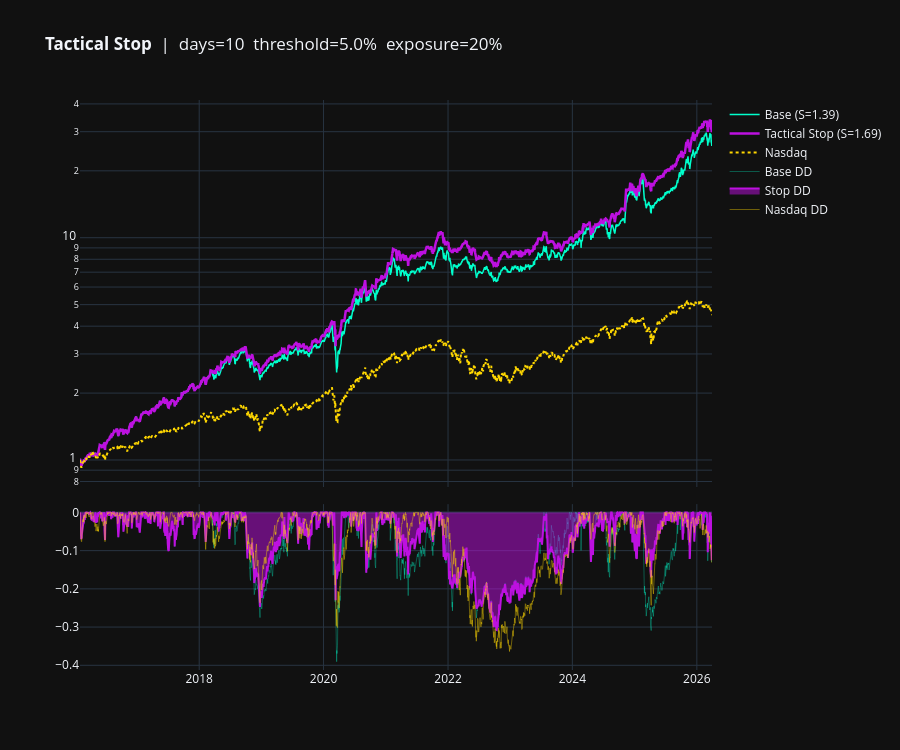

This figure's notebook cell:
### Code cell
# ── 7.1 Equity curve comparison ───────────────────────────────────────────
fig_s = make_subplots(rows=2, cols=1, shared_xaxes=True,
                      vertical_spacing=0.03, row_heights=[0.7, 0.3])

fig_s.add_trace(go.Scatter(x=cum_strat.index, y=cum_strat.values.flatten(),
    name=f"Base (S={s_orig:.2f})", line=dict(color='#00FFCC', width=1.5)), row=1, col=1)
fig_s.add_trace(go.Scatter(x=cum_stop.index, y=cum_stop.values.flatten(),
    name=f"Tactical Stop (S={s_stop:.2f})", line=dict(color='#BD10E0', width=2.5)), row=1, col=1)
fig_s.add_trace(go.Scatter(x=cum_ndq.index, y=cum_ndq.values.flatten(),
    name="Nasdaq", line=dict(color='#FFD700', dash='dot')), row=1, col=1)

fig_s.add_trace(go.Scatter(x=strat_dd.index, y=strat_dd.values.flatten(),
    name="Base DD", line=dict(color='#00FFCC', width=1), opacity=0.3), row=2, col=1)
fig_s.add_trace(go.Scatter(x=stop_dd.index, y=stop_dd.values.flatten(),
    fill='tozeroy', name="Stop DD", line=dict(color='#BD10E0')), row=2, col=1)
fig_s.add_trace(go.Scatter(x=ndq_dd.index, y=ndq_dd.values.flatten(),
    name="Nasdaq DD", line=dict(color='#FFD700', width=1), opacity=0.4), row=2, col=1)

fig_s.update_yaxes(type="log", row=1, col=1)
fig_s.update_layout(height=750, template="plotly_dark", hovermode="x unified",
    title=f"<b>Tactical Stop</b>  |  days={STOP_DAYS}  threshold={THRESHOLD:.1%}  "
          f"exposure={REDUCED_EXPOSURE:.0%}")
fig_s.show()

### Figure 1 — Plotly figure (JSON) as saved in the notebook; plotly's stock layout.template omitted (floating-point values rounded to 4 significant figures; data arrays with more than 128 entries replaced by an {"elided": "..."} marker saying what was removed)
{"data": [{"line": {"color": "#00FFCC", "width": 1.5}, "name": "Base (S=1.39)", "type": "scatter", "x": {"elided": "2556 str values"}, "xaxis": "x", "y": {"elided": "2556 float values"}, "yaxis": "y"}, {"line": {"color": "#BD10E0", "width": 2.5}, "name": "Tactical Stop (S=1.69)", "type": "scatter", "x": {"elided": "2556 str values"}, "xaxis": "x", "y": {"elided": "2556 float values"}, "yaxis": "y"}, {"line": {"color": "#FFD700", "dash": "dot"}, "name": "Nasdaq", "type": "scatter", "x": {"elided": "2556 str values"}, "xaxis": "x", "y": {"elided": "2556 float values"}, "yaxis": "y"}, {"line": {"color": "#00FFCC", "width": 1}, "name": "Base DD", "opacity": 0.3, "type": "scatter", "x": {"elided": "2556 str values"}, "xaxis": "x2", "y": {"elided": "2556 float values"}, "yaxis": "y2"}, {"fill": "tozeroy", "line": {"color": "#BD10E0"}, "name": "Stop DD", "type": "scatter", "x": {"elided": "2556 str values"}, "xaxis": "x2", "y": {"elided": "2556 float values"}, "yaxis": "y2"}, {"line": {"color": "#FFD700", "width": 1}, "name": "Nasdaq DD", "opacity": 0.4, "type": "scatter", "x": {"elided": "2556 str values"}, "xaxis": "x2", "y": {"elided": "2556 float values"}, "yaxis": "y2"}], "layout": {"height": 750, "hovermode": "x unified", "title": {"text": "<b>Tactical Stop</b>  |  days=10  threshold=5.0%  exposure=20%"}, "xaxis": {"anchor": "y", "domain": [0, 1], "matches": "x2", "showticklabels": false}, "xaxis2": {"anchor": "y2", "domain": [0, 1]}, "yaxis": {"anchor": "x", "domain": [0.321, 1.0], "type": "log"}, "yaxis2": {"anchor": "x2", "domain": [0, 0.291]}}}
